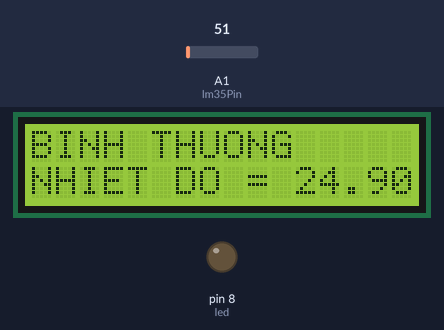
A sketch run on a simulated Arduino Uno, built with avr-gcc and run on an emulated ATmega328P. On the bench: 16×2 character LCD, output pins drawn as LEDs (lit = HIGH). The inputs (shaded band) are chosen by the test bench; at power-on: A1 (lm35Pin) = 51. What the sketch prints to the serial monitor is not drawn.

Above: at 1.6 s.
1.7 s: A1 (lm35Pin) set to 76
At 4.6 s:
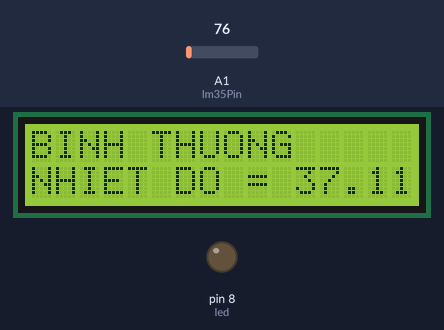
5.6 s: A1 (lm35Pin) set to 87
At 9.4 s:
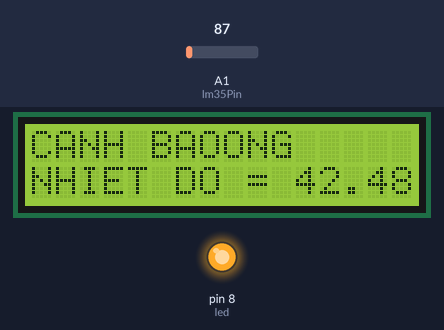
10.1 s: A1 (lm35Pin) set to 15
At 16.3 s:
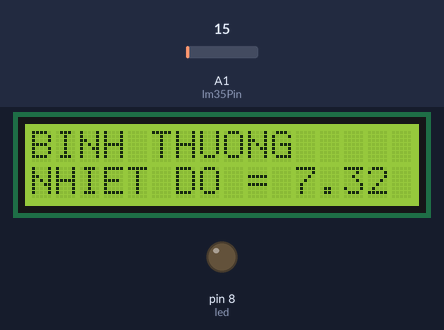
Timing chart, 0 to 17.8 s (numbered marks = the images above; inputs shaded):
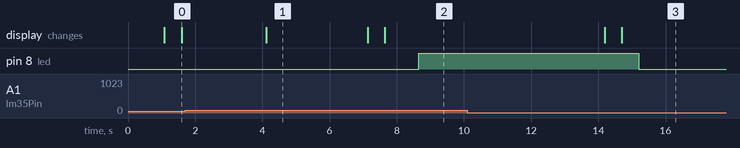

Measured:
- the behaviour switches between 81 and 82 on A1 (lm35Pin) (found by bisection; images 1 and 2)
- after the input at 1.7 s, the display: changes after 2.4 s (image 1)
- after the input at 5.6 s, pin 8 (led): LOW → HIGH after 3.0 s; the display: first changes after 1.5 s (image 2 shows a later state)
- after the input at 10.1 s, pin 8 (led): HIGH → LOW after 5.1 s; the display: first changes after 4.1 s (image 3 shows a later state)

The sketch:

cambiennhietdo.ino
```cpp
#include <LiquidCrystal_I2C.h>
#include <Wire.h>
LiquidCrystal_I2C lcd(0x27,16,2);
//Khai báo loại màn LCD
int led = 8;
int lm35Pin = A1;
void setup() {
  // put your setup code here, to run once:
pinMode(led,OUTPUT);
Serial.begin(9600);
//Khởi tạo kết nối serial với tốc 9600
lcd.begin(); // khởi tạo màn LCD
lcd.backlight(); //bật sáng màn LCD
}

void loop() {
  // put your main code here, to run repeatedly:
int analogvalue;
float nhietdo;
analogvalue = analogRead(lm35Pin);
nhietdo = float(analogvalue)/1024;
nhietdo = nhietdo * 500;
Serial.print("Nhiet do");
Serial.println(nhietdo);
delay(1000);
lcd.setCursor(0,1);   //cột, hàng
lcd.print("NHIET DO = ");
lcd.print(nhietdo);
lcd.print(" C");
delay(500);
if(nhietdo>40)
{ lcd.setCursor(0,0);   //cột, hàng
  lcd.print("CANH BAO");
  delay(1000);
  digitalWrite(led, HIGH);
  delay(1000);
  }else {
  lcd.setCursor(0,0);   //cột, hàng
  lcd.print("BINH THUONG");
  delay(500);
  digitalWrite(led, LOW);
  delay(1000);}
}
```
